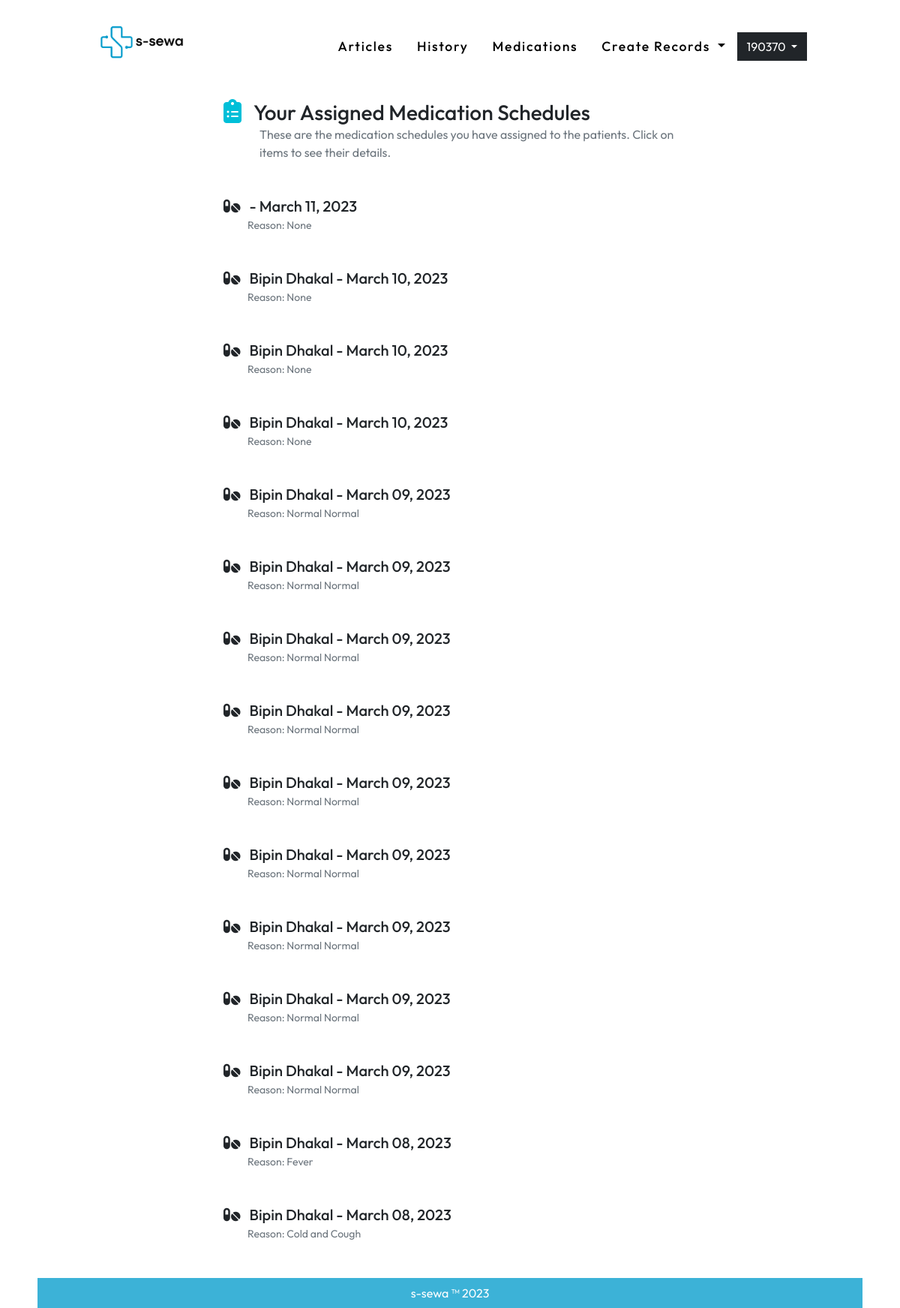
The app's page /medications/ (signed in) with its own data.
### user_auth/models.py (models this page shows, shortened)
class User(AbstractUser):
    username = None#models.CharField(max_length=255, null=True, blank=True)
    email = models.EmailField(
        verbose_name='email address',
        max_length=255,
        unique=True,
    )
    user_verification = models.BooleanField(default=False) #initially this field is false but will se chan
    is_active = models.BooleanField(default=False)
    is_staff = models.BooleanField(default=False) # a admin user; non super-user
    is_admin = models.BooleanField(default=False)
    is_institution = models.BooleanField(default=False)
    is_patient = models.BooleanField(default=False)
    document = models.FileField(null=True, upload_to='useruploads/')
    USERNAME_FIELD = 'email'
    REQUIRED_FIELDS = [] #emaila nd password are required fields and first name and last name is inherited from the user creation model
    object = UserManager()
    @property
    def username(self):
        return self.email.split('@')[0]

### medication/models.py (models this page shows, shortened)
class MedicationSchedule(models.Model):
    medicine = models.ManyToManyField(Medicine, related_name='medicine', through='MedicineMedicationSchedule')
    created_date = models.DateTimeField(auto_now_add=True)
    user = models.ForeignKey(User, on_delete=models.CASCADE)
    created_by = models.ForeignKey(User, on_delete=models.CASCADE, related_name='institution')
    desc = models.CharField(max_length=500, null=True)
    @property
    def allmedicines(self):
        return MedicineMedicationSchedule.objects.filter(medicationSchedule=self.id)
    @property
    def created(self):
        return '%s' % date(self.created_date, "F d, Y")

### medication/views.py (the view)
# urls.py: path('', MedicationListView.as_view(), name='medicationlist' ),
class MedicationListView(LoginRequiredMixin,ListView):
    template_name = 'medication/medicationlist.html'
    model = MedicationSchedule
    object_name = 'object_list'
    def get_context_data(self, **kwargs):
        context = super(MedicationListView, self).get_context_data(**kwargs)
        obj = MedicationSchedule.objects.filter(user = self.request.user).order_by('-id') | MedicationSchedule.objects.filter(created_by = self.request.user).order_by('-id')
        context.update({ "object_list":obj, 'medication_page':'active'})
        return context

### templates/medication/medicationlist.html (shortened to what this page needs)
{% extends '../base.html' %}
{% load static %}
{%block bodyblock%}
<div class="container-fluid px-0 mx-0 homediv">
 <div class="container col-lg-7 px-5 my-2">
  {% if request.user.is_institution %}
    <h3 class="p-0 m-0"><i class="fa-solid fa-clipboard-list text-primary fs-2"></i> &nbsp;  Your Assigned Medication Schedules</h3>
    <p class="mt-0 ms-5 mb-5 p-0 text-muted cursor">These are the medication schedules you have assigned to the patients. Click on items to see their details.</p>
    {%else%}
    <h3 class="p-0 m-0"><i class="fa-solid fa-clipboard-list text-primary fs-2"></i> &nbsp;  Your Medication Schedules</h3>
    <p class="mt-0 ms-5 mb-5 p-0 text-muted cursor">These are your medication histories. Click on items to see their details.</p>
    {%endif%}
    {% for i in object_list %}
    <div type="button" data-bs-toggle="modal" data-bs-target="#exampleModal{{i.id}}" class="mb-5 cursor" >
      {% if request.user.is_institution %}
      <h5 class="p-0 m-0"><i class="fa-solid fa-pills represent"></i> &nbsp; {{i.user.first_name}} {{i.user.last_name}} - {{i.created}} </h5>
      {%else%}
      <h5 class="p-0 m-0"><i class="fa-solid fa-pills represent"></i> &nbsp; {{i.created_by.first_name}} - {{i.created}} </h5>
    {%endif%}
      <small class="px-4 mx-2 mt-0 pt-0  text-muted ">Reason: {{i.desc}}</small>
    </div>
    {%empty%}
    <p class="text-center my-5 py-5 text-muted">No schedules.</p>
    {%endfor%}
 </div>
</div>
{%endblock%}

### templates/navbar.html (shortened to what this page needs)
{% load static %}
<div class="container-fluid px-0 mx-0  ">
    <div class="container col-lg-10 py-3">
      <nav class="navbar navbar-expand-lg">
        <div class="container-fluid">
          <a class=" text-decoration-none logo" href="/"><img class="mb-3 me-2" height="60" src="{% static 'images/logo.png'%}" >
          </a>
          <div class="collapse navbar-collapse" id="navbarSupportedContent">
            {% if user.is_authenticated %}
            <ul class="navbar-nav ms-auto mb-2 mb-lg-0">
              <li class="nav-item me-3">
                <a class="nav-link {{article_page}} " href="/articles">Articles</a>
              </li>
              <li class="nav-item me-3">
                <a class="nav-link {{history_page}}" href="{% url 'records:list'%}">History</a>
              </li>
              <li class="nav-item me-3">
                <a class="nav-link {{medication_page}} " href="{% url 'medication:medicationlist'%}" >Medications</a>
              </li>
              {% if request.user.is_patient %}
              <li class="nav-item me-3">
                <a class="nav-link {{homepage}}" aria-current="page" href="{%url 'qrapp:qr'%}"
                  >QR</a
                >
              </li>
              {% else %}
              <li class="nav-item dropdown me-2">
                <a class="nav-link dropdown-toggle" href="#" id="navbarDropdownMenuLink" role="button" data-bs-toggle="dropdown" aria-expanded="false">
                  Create Records
                </a>
              </li>
              {%endif%}
            </ul>
            <div class="dropdown">
              <a
                class="btn btn-dark dropdown-toggle"
                href="#"
                role="button"
                id="dropdownMenuLink"
                data-bs-toggle="dropdown"
                aria-expanded="false"
              >
                {{user.username}}
              </a>
            </div>
            {%endif%}
          </div>
        </div>
      </nav>
    </div>
  </div>

### static/css/style.css (style rules this page uses)
* { box-sizing: border-box; font-family: "Outfit", sans-serif; scroll-behavior: smooth; }
html, body { height: 100%; }
.homediv { min-height: calc(100% ) !important; }
.btn { border-radius: 0px !important; }
.nav-link { font-size: 1.1rem; font-weight: 500; letter-spacing: 1.7px; color: #000; transition: 0.78s; }
.logo { font-size: 1.5rem; font-weight: 600; letter-spacing: 1.7px; color: #000; transition: 0.78s; }
.text-primary { color: #00bfd8 !important; }

### records on screen
User: username "190370"
MedicationSchedule: created "March 11, 2023", desc "None"
MedicationSchedule: user.first_name "Bipin", user.last_name "Dhakal", created "March 10, 2023", desc "None"
MedicationSchedule: user.first_name "Bipin", user.last_name "Dhakal", created "March 10, 2023", desc "None"
MedicationSchedule: user.first_name "Bipin", user.last_name "Dhakal", created "March 10, 2023", desc "None"
MedicationSchedule: user.first_name "Bipin", user.last_name "Dhakal", created "March 09, 2023", desc "Normal Normal"
MedicationSchedule: user.first_name "Bipin", user.last_name "Dhakal", created "March 09, 2023", desc "Normal Normal"
MedicationSchedule: user.first_name "Bipin", user.last_name "Dhakal", created "March 09, 2023", desc "Normal Normal"
MedicationSchedule: user.first_name "Bipin", user.last_name "Dhakal", created "March 09, 2023", desc "Normal Normal"
MedicationSchedule: user.first_name "Bipin", user.last_name "Dhakal", created "March 09, 2023", desc "Normal Normal"
MedicationSchedule: user.first_name "Bipin", user.last_name "Dhakal", created "March 09, 2023", desc "Normal Normal"
MedicationSchedule: user.first_name "Bipin", user.last_name "Dhakal", created "March 09, 2023", desc "Normal Normal"
MedicationSchedule: user.first_name "Bipin", user.last_name "Dhakal", created "March 09, 2023", desc "Normal Normal"
MedicationSchedule: user.first_name "Bipin", user.last_name "Dhakal", created "March 09, 2023", desc "Normal Normal"
MedicationSchedule: user.first_name "Bipin", user.last_name "Dhakal", created "March 08, 2023", desc "Fever"
MedicationSchedule: user.first_name "Bipin", user.last_name "Dhakal", created "March 08, 2023", desc "Cold and Cough"
